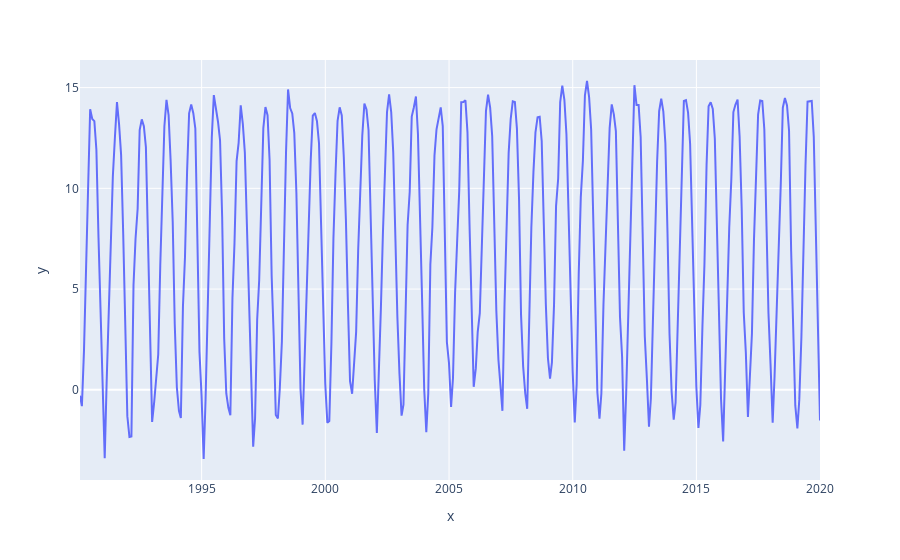

Notebook source saved alongside this figure:
### Code cell
plot_timeseries(monthly_mean_temp)

### Figure 1 — Plotly figure (JSON) as saved in the notebook; plotly's stock layout.template omitted (floating-point values rounded to 4 significant figures; data arrays with more than 128 entries replaced by an {"elided": "..."} marker saying what was removed)
{"data": [{"hovertemplate": "x=%{x}<br>y=%{y}<extra></extra>", "legendgroup": "", "line": {"color": "#636efa", "dash": "solid"}, "marker": {"symbol": "circle"}, "mode": "lines", "name": "", "orientation": "v", "showlegend": false, "type": "scatter", "x": {"elided": "360 str values"}, "xaxis": "x", "y": {"elided": "360 float values"}, "yaxis": "y"}], "layout": {"legend": {"tracegroupgap": 0}, "margin": {"t": 60}, "xaxis": {"anchor": "y", "domain": [0, 1], "title": {"text": "x"}}, "yaxis": {"anchor": "x", "domain": [0, 1], "title": {"text": "y"}}}}
